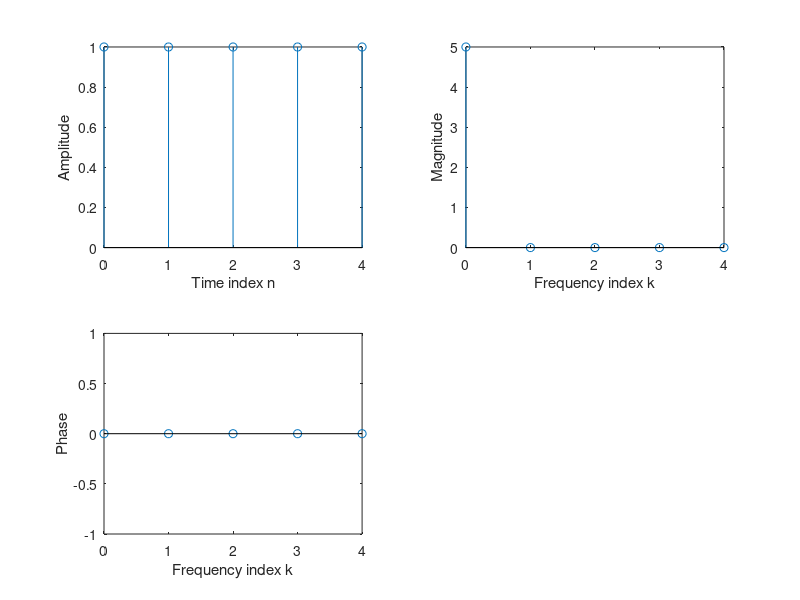

MATLAB code to generate this figure:
N = input('Type in the length of the sequence = ');
M = input('Type in the length of the DFT = ');
u = [ones(1,N)]; %unit step sequency
U = fft(u,M);
U_mag = abs(U);
U_ang = angle(U);
k = 0:1:M-1;
t = 0:1:N-1;

%Plot
figure
subplot(221)
stem(t,u)
xlabel('Time index n')
ylabel('Amplitude')
subplot(222)
stem(k,U_mag)
xlabel('Frequency index k')
ylabel('Magnitude')
subplot(223)
stem(k,U_ang)
xlabel('Frequency index k')
ylabel('Phase')
